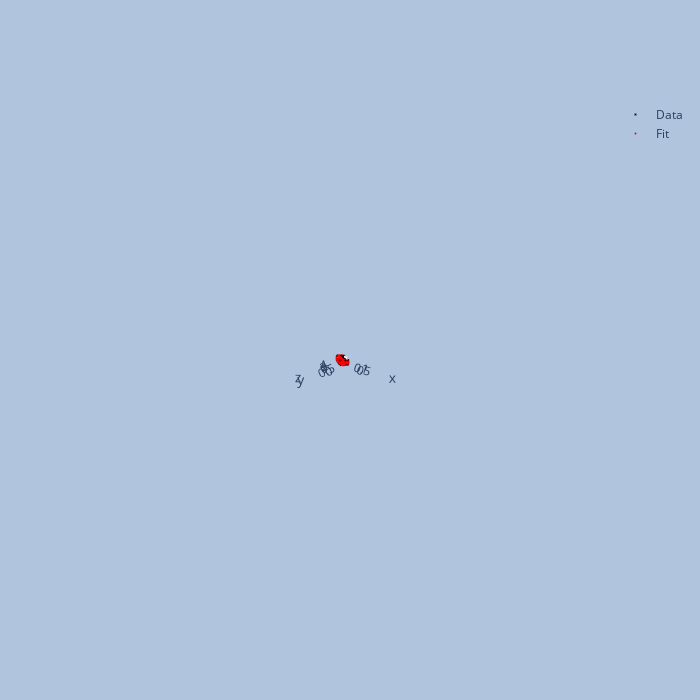

Notebook source saved alongside this figure:
### Code cell
fig = go.Figure()
fig.add_trace(go.Scatter3d(x=df_train["x1"], y=df_train["x2"], z=df_train["y"], name="Data", mode="markers", marker=dict(size=2, color="black", symbol="x")))
fig.add_trace(go.Scatter3d(x=df_train["x1"], y=df_train["x2"], z=res2d["B"]@res2d["coef"], name="Fit", mode="markers", marker=dict(size=2, color="red", symbol="circle")))

fig.update_layout(
    autosize=False,
    width=700,
    height=700,
    paper_bgcolor="LightSteelBlue",
)

### Figure 1 — Plotly figure (JSON) as saved in the notebook; plotly's stock layout.template omitted (floating-point values rounded to 4 significant figures; data arrays with more than 128 entries replaced by an {"elided": "..."} marker saying what was removed)
{"data": [{"marker": {"color": "black", "size": 2, "symbol": "x"}, "mode": "markers", "name": "Data", "type": "scatter3d", "x": {"elided": "750 float values"}, "y": {"elided": "750 float values"}, "z": {"elided": "750 float values"}}, {"marker": {"color": "red", "size": 2, "symbol": "circle"}, "mode": "markers", "name": "Fit", "type": "scatter3d", "x": {"elided": "750 float values"}, "y": {"elided": "750 float values"}, "z": {"elided": "750 float values"}}], "layout": {"autosize": false, "height": 700, "paper_bgcolor": "LightSteelBlue", "scene": {"aspectmode": "auto", "aspectratio": {"x": 1, "y": 1, "z": 1}, "camera": {"center": {"x": 0, "y": 0, "z": 0}, "eye": {"x": -68.49, "y": -56.88, "z": 36.84}, "projection": {"type": "perspective"}, "up": {"x": 0, "y": 0, "z": 1}}}, "width": 700}}
